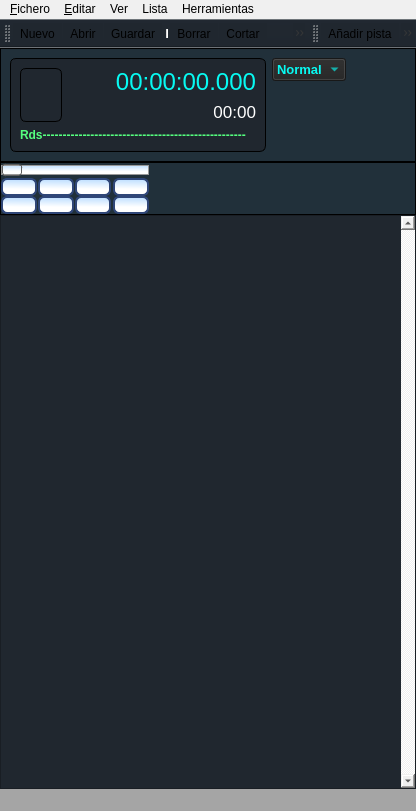
<?xml version="1.0" encoding="UTF-8"?>
<ui version="4.0">
 <class>FrmPlayer</class>
 <widget class="QMainWindow" name="FrmPlayer">
  <property name="geometry">
   <rect>
    <x>0</x>
    <y>0</y>
    <width>416</width>
    <height>811</height>
   </rect>
  </property>
  <property name="windowTitle">
   <string>MainWindow</string>
  </property>
  <property name="windowIcon">
   <iconset resource="radit.qrc">
    <normaloff>:/general/iconos/xradio-leo.svg</normaloff>:/general/iconos/xradio-leo.svg</iconset>
  </property>
  <property name="styleSheet">
   <string notr="true">background-color: rgb(240, 240, 240);</string>
  </property>
  <widget class="QWidget" name="centralwidget">
   <layout class="QVBoxLayout" name="verticalLayout">
    <property name="spacing">
     <number>0</number>
    </property>
    <property name="margin">
     <number>0</number>
    </property>
    <item>
     <widget class="QFrame" name="frame">
      <property name="sizePolicy">
       <sizepolicy hsizetype="Preferred" vsizetype="Preferred">
        <horstretch>0</horstretch>
        <verstretch>1</verstretch>
       </sizepolicy>
      </property>
      <property name="styleSheet">
       <string notr="true">background-color: rgb(33, 48, 58);
selection-background-color: rgb(255, 255, 255);

</string>
      </property>
      <property name="frameShape">
       <enum>QFrame::Panel</enum>
      </property>
      <property name="frameShadow">
       <enum>QFrame::Plain</enum>
      </property>
      <property name="lineWidth">
       <number>1</number>
      </property>
      <layout class="QHBoxLayout" name="horizontalLayout">
       <item>
        <widget class="QFrame" name="frame_2">
         <property name="sizePolicy">
          <sizepolicy hsizetype="Fixed" vsizetype="Preferred">
           <horstretch>3</horstretch>
           <verstretch>0</verstretch>
          </sizepolicy>
         </property>
         <property name="sizeIncrement">
          <size>
           <width>0</width>
           <height>0</height>
          </size>
         </property>
         <property name="styleSheet">
          <string notr="true">background-color: rgb(32, 39, 47);

     border-radius:6px;
   border: 1px solid #000000;</string>
         </property>
         <property name="frameShape">
          <enum>QFrame::Panel</enum>
         </property>
         <property name="frameShadow">
          <enum>QFrame::Plain</enum>
         </property>
         <property name="lineWidth">
          <number>3</number>
         </property>
         <property name="midLineWidth">
          <number>0</number>
         </property>
         <layout class="QGridLayout" name="gridLayout">
          <item row="1" column="0">
           <widget class="QVUMeter" name="Vumeter">
            <property name="sizePolicy">
             <sizepolicy hsizetype="Fixed" vsizetype="Preferred">
              <horstretch>0</horstretch>
              <verstretch>0</verstretch>
             </sizepolicy>
            </property>
            <property name="minimumSize">
             <size>
              <width>0</width>
              <height>0</height>
             </size>
            </property>
            <property name="maximumSize">
             <size>
              <width>42</width>
              <height>100</height>
             </size>
            </property>
            <property name="toolTip">
             <string>VU Meter</string>
            </property>
            <property name="whatsThis">
             <string>VU Meter</string>
            </property>
            <property name="colorBg">
             <color>
              <red>121</red>
              <green>136</green>
              <blue>177</blue>
             </color>
            </property>
            <property name="leftValue">
             <double>70.000000000000000</double>
            </property>
            <property name="rightValue">
             <double>87.000000000000000</double>
            </property>
            <property name="minValue">
             <double>0.000000000000000</double>
            </property>
            <property name="maxValue">
             <double>100.000000000000000</double>
            </property>
            <property name="dimValue" stdset="0">
             <number>9</number>
            </property>
           </widget>
          </item>
          <item row="1" column="2">
           <layout class="QVBoxLayout" name="verticalLayout_3">
            <item>
             <widget class="QLabel" name="Label">
              <property name="sizePolicy">
               <sizepolicy hsizetype="Preferred" vsizetype="Preferred">
                <horstretch>0</horstretch>
                <verstretch>0</verstretch>
               </sizepolicy>
              </property>
              <property name="font">
               <font>
                <family>Arial</family>
                <pointsize>18</pointsize>
               </font>
              </property>
              <property name="styleSheet">
               <string notr="true">color: rgb(7, 250, 242);
   border: 0px solid #4a9afd;</string>
              </property>
              <property name="frameShape">
               <enum>QFrame::NoFrame</enum>
              </property>
              <property name="frameShadow">
               <enum>QFrame::Plain</enum>
              </property>
              <property name="lineWidth">
               <number>0</number>
              </property>
              <property name="text">
               <string>00:00:00.000</string>
              </property>
              <property name="alignment">
               <set>Qt::AlignRight|Qt::AlignTrailing|Qt::AlignVCenter</set>
              </property>
             </widget>
            </item>
            <item>
             <widget class="QLabel" name="Label2">
              <property name="font">
               <font>
                <family>Arial</family>
                <pointsize>13</pointsize>
               </font>
              </property>
              <property name="styleSheet">
               <string notr="true">color: rgb(255, 255, 255);

  border: 0px solid #4a9afd;</string>
              </property>
              <property name="text">
               <string>00:00</string>
              </property>
              <property name="alignment">
               <set>Qt::AlignRight|Qt::AlignTrailing|Qt::AlignVCenter</set>
              </property>
             </widget>
            </item>
           </layout>
          </item>
          <item row="1" column="1">
           <spacer name="horizontalSpacer_3">
            <property name="orientation">
             <enum>Qt::Horizontal</enum>
            </property>
            <property name="sizeHint" stdset="0">
             <size>
              <width>83</width>
              <height>20</height>
             </size>
            </property>
           </spacer>
          </item>
          <item row="2" column="0" colspan="3">
           <widget class="QLabel" name="label_3">
            <property name="sizePolicy">
             <sizepolicy hsizetype="Fixed" vsizetype="Preferred">
              <horstretch>3</horstretch>
              <verstretch>0</verstretch>
             </sizepolicy>
            </property>
            <property name="font">
             <font>
              <weight>75</weight>
              <bold>true</bold>
             </font>
            </property>
            <property name="styleSheet">
             <string notr="true">color: rgb(85, 255, 127);
  border: 0px solid #4a9afd;</string>
            </property>
            <property name="text">
             <string>Rds---------------------------------------------------</string>
            </property>
            <property name="textFormat">
             <enum>Qt::AutoText</enum>
            </property>
            <property name="scaledContents">
             <bool>true</bool>
            </property>
            <property name="wordWrap">
             <bool>false</bool>
            </property>
            <property name="margin">
             <number>0</number>
            </property>
            <property name="indent">
             <number>0</number>
            </property>
           </widget>
          </item>
         </layout>
        </widget>
       </item>
       <item>
        <layout class="QVBoxLayout" name="verticalLayout_2">
         <item>
          <widget class="QComboBox" name="comboBox">
           <property name="font">
            <font>
             <pointsize>10</pointsize>
             <weight>75</weight>
             <bold>true</bold>
            </font>
           </property>
           <property name="styleSheet">
            <string notr="true">QComboBox {
     background-color: rgb(34, 34, 34);
    color: rgb(7, 250, 242);
	selection-color: rgb(7, 250, 242);

   selection-background-color: rgb(34, 34, 34);
	
 }

 QComboBox QAbstractItemView {
     
	background-color: rgb(34, 34, 34);
	color: rgb(255, 255, 255);

	
	selection-color: rgb(255, 255, 255);

	selection-background-color: #5d83bf;

 }</string>
           </property>
           <item>
            <property name="text">
             <string>Normal</string>
            </property>
           </item>
           <item>
            <property name="text">
             <string>Manual</string>
            </property>
           </item>
           <item>
            <property name="text">
             <string>Repetir</string>
            </property>
           </item>
          </widget>
         </item>
         <item>
          <spacer name="verticalSpacer">
           <property name="orientation">
            <enum>Qt::Vertical</enum>
           </property>
           <property name="sizeHint" stdset="0">
            <size>
             <width>20</width>
             <height>40</height>
            </size>
           </property>
          </spacer>
         </item>
        </layout>
       </item>
       <item>
        <spacer name="horizontalSpacer">
         <property name="orientation">
          <enum>Qt::Horizontal</enum>
         </property>
         <property name="sizeHint" stdset="0">
          <size>
           <width>107</width>
           <height>20</height>
          </size>
         </property>
        </spacer>
       </item>
      </layout>
     </widget>
    </item>
    <item>
     <widget class="QFrame" name="frame_3">
      <property name="sizePolicy">
       <sizepolicy hsizetype="Preferred" vsizetype="Preferred">
        <horstretch>0</horstretch>
        <verstretch>0</verstretch>
       </sizepolicy>
      </property>
      <property name="baseSize">
       <size>
        <width>0</width>
        <height>0</height>
       </size>
      </property>
      <property name="styleSheet">
       <string notr="true">background-color: rgb(33, 48, 58);</string>
      </property>
      <property name="frameShape">
       <enum>QFrame::Panel</enum>
      </property>
      <property name="frameShadow">
       <enum>QFrame::Plain</enum>
      </property>
      <layout class="QHBoxLayout" name="horizontalLayout_2">
       <property name="spacing">
        <number>0</number>
       </property>
       <property name="margin">
        <number>0</number>
       </property>
       <item>
        <layout class="QGridLayout" name="gridLayout_2">
         <property name="horizontalSpacing">
          <number>1</number>
         </property>
         <property name="verticalSpacing">
          <number>0</number>
         </property>
         <property name="leftMargin">
          <number>0</number>
         </property>
         <item row="0" column="0" colspan="5">
          <widget class="QSlider" name="Slider">
           <property name="sizePolicy">
            <sizepolicy hsizetype="Expanding" vsizetype="Fixed">
             <horstretch>0</horstretch>
             <verstretch>0</verstretch>
            </sizepolicy>
           </property>
           <property name="styleSheet">
            <string notr="true"> QSlider::groove:horizontal {
     border: 1px solid #999999;
     height: 8px; /* the groove expands to the size of the slider by default. by giving it a height, it has a fixed size */
background-color: qlineargradient(spread:pad, x1:0.98, y1:0.642, x2:1, y2:0.0113636, stop:0 rgba(255, 255, 255, 255), stop:1 rgba(187, 221, 255, 255));
   
     margin: 2px 0;
 }

 QSlider::handle:horizontal {
     background: qlineargradient(x1: 0, y1: 0, x2: 0, y2: 1,
                                       stop: 0 #5aa3fd, stop: 1 #1f406a);
     border: 1px solid #5c5c5c;
     width: 18px;
     margin: -2px 0; /* handle is placed by default on the contents rect of the groove. Expand outside the groove */
     border-radius: 3px;
 }
</string>
           </property>
           <property name="orientation">
            <enum>Qt::Horizontal</enum>
           </property>
          </widget>
         </item>
         <item row="1" column="0">
          <widget class="QPushButton" name="BtnPlay">
           <property name="sizePolicy">
            <sizepolicy hsizetype="Fixed" vsizetype="Fixed">
             <horstretch>0</horstretch>
             <verstretch>0</verstretch>
            </sizepolicy>
           </property>
           <property name="cursor">
            <cursorShape>PointingHandCursor</cursorShape>
           </property>
           <property name="autoFillBackground">
            <bool>false</bool>
           </property>
           <property name="styleSheet">
            <string notr="true">background-color: qlineargradient(spread:pad, x1:0.98, y1:0.642, x2:1, y2:0.0113636, stop:0 rgba(255, 255, 255, 255), stop:1 rgba(187, 221, 255, 255));

 border: 2px solid #2f4678;

     border-radius:6px;

    </string>
           </property>
           <property name="text">
            <string/>
           </property>
           <property name="icon">
            <iconset resource="radit.qrc">
             <normaloff>:/newPrefix/iconos/player/play.png</normaloff>:/newPrefix/iconos/player/play.png</iconset>
           </property>
           <property name="iconSize">
            <size>
             <width>50</width>
             <height>30</height>
            </size>
           </property>
          </widget>
         </item>
         <item row="1" column="1">
          <widget class="QPushButton" name="BtnPause">
           <property name="sizePolicy">
            <sizepolicy hsizetype="Fixed" vsizetype="Fixed">
             <horstretch>0</horstretch>
             <verstretch>0</verstretch>
            </sizepolicy>
           </property>
           <property name="autoFillBackground">
            <bool>false</bool>
           </property>
           <property name="styleSheet">
            <string notr="true">background-color: qlineargradient(spread:pad, x1:0.98, y1:0.642, x2:1, y2:0.0113636, stop:0 rgba(255, 255, 255, 255), stop:1 rgba(187, 221, 255, 255));

 border: 2px solid #2f4678;

     border-radius:6px;

    </string>
           </property>
           <property name="text">
            <string/>
           </property>
           <property name="icon">
            <iconset resource="radit.qrc">
             <normaloff>:/newPrefix/iconos/player/pause.png</normaloff>:/newPrefix/iconos/player/pause.png</iconset>
           </property>
           <property name="iconSize">
            <size>
             <width>50</width>
             <height>30</height>
            </size>
           </property>
          </widget>
         </item>
         <item row="1" column="2">
          <widget class="QPushButton" name="BtnStop">
           <property name="sizePolicy">
            <sizepolicy hsizetype="Fixed" vsizetype="Fixed">
             <horstretch>0</horstretch>
             <verstretch>0</verstretch>
            </sizepolicy>
           </property>
           <property name="autoFillBackground">
            <bool>false</bool>
           </property>
           <property name="styleSheet">
            <string notr="true">background-color: qlineargradient(spread:pad, x1:0.98, y1:0.642, x2:1, y2:0.0113636, stop:0 rgba(255, 255, 255, 255), stop:1 rgba(187, 221, 255, 255));

 border: 2px solid #2f4678;

     border-radius:6px;

    </string>
           </property>
           <property name="text">
            <string/>
           </property>
           <property name="icon">
            <iconset resource="radit.qrc">
             <normaloff>:/newPrefix/iconos/player/stop.png</normaloff>:/newPrefix/iconos/player/stop.png</iconset>
           </property>
           <property name="iconSize">
            <size>
             <width>50</width>
             <height>30</height>
            </size>
           </property>
          </widget>
         </item>
         <item row="2" column="0">
          <widget class="QPushButton" name="BtnAtras">
           <property name="sizePolicy">
            <sizepolicy hsizetype="Fixed" vsizetype="Fixed">
             <horstretch>0</horstretch>
             <verstretch>0</verstretch>
            </sizepolicy>
           </property>
           <property name="styleSheet">
            <string notr="true">background-color: qlineargradient(spread:pad, x1:0.98, y1:0.642, x2:1, y2:0.0113636, stop:0 rgba(255, 255, 255, 255), stop:1 rgba(187, 221, 255, 255));

 border: 2px solid #2f4678;

     border-radius:6px;
</string>
           </property>
           <property name="icon">
            <iconset resource="radit.qrc">
             <normaloff>:/newPrefix/iconos/player/retroceso.png</normaloff>:/newPrefix/iconos/player/retroceso.png</iconset>
           </property>
           <property name="iconSize">
            <size>
             <width>50</width>
             <height>30</height>
            </size>
           </property>
          </widget>
         </item>
         <item row="2" column="1">
          <widget class="QPushButton" name="BtnAlante">
           <property name="sizePolicy">
            <sizepolicy hsizetype="Fixed" vsizetype="Fixed">
             <horstretch>0</horstretch>
             <verstretch>0</verstretch>
            </sizepolicy>
           </property>
           <property name="styleSheet">
            <string notr="true">background-color: qlineargradient(spread:pad, x1:0.98, y1:0.642, x2:1, y2:0.0113636, stop:0 rgba(255, 255, 255, 255), stop:1 rgba(187, 221, 255, 255));

 border: 2px solid #2f4678;

     border-radius:6px;
</string>
           </property>
           <property name="icon">
            <iconset resource="radit.qrc">
             <normaloff>:/newPrefix/iconos/player/avance.png</normaloff>:/newPrefix/iconos/player/avance.png</iconset>
           </property>
           <property name="iconSize">
            <size>
             <width>50</width>
             <height>30</height>
            </size>
           </property>
          </widget>
         </item>
         <item row="1" column="4">
          <widget class="QPushButton" name="BtnLoop">
           <property name="styleSheet">
            <string notr="true">background-color: qlineargradient(spread:pad, x1:0.98, y1:0.642, x2:1, y2:0.0113636, stop:0 rgba(255, 255, 255, 255), stop:1 rgba(187, 221, 255, 255));

 border: 2px solid #2f4678;

     border-radius:6px;
</string>
           </property>
           <property name="icon">
            <iconset resource="radit.qrc">
             <normaloff>:/newPrefix/iconos/player/loop.png</normaloff>:/newPrefix/iconos/player/loop.png</iconset>
           </property>
           <property name="iconSize">
            <size>
             <width>50</width>
             <height>30</height>
            </size>
           </property>
          </widget>
         </item>
         <item row="2" column="4">
          <widget class="QPushButton" name="BtnPurge">
           <property name="styleSheet">
            <string notr="true">background-color: qlineargradient(spread:pad, x1:0.98, y1:0.642, x2:1, y2:0.0113636, stop:0 rgba(255, 255, 255, 255), stop:1 rgba(187, 221, 255, 255));

 border: 2px solid #2f4678;

     border-radius:6px;
</string>
           </property>
           <property name="icon">
            <iconset resource="radit.qrc">
             <normaloff>:/newPrefix/iconos/player/purge.png</normaloff>:/newPrefix/iconos/player/purge.png</iconset>
           </property>
           <property name="iconSize">
            <size>
             <width>50</width>
             <height>30</height>
            </size>
           </property>
          </widget>
         </item>
         <item row="2" column="2">
          <widget class="QPushButton" name="BtnPisador">
           <property name="sizePolicy">
            <sizepolicy hsizetype="Fixed" vsizetype="Fixed">
             <horstretch>0</horstretch>
             <verstretch>0</verstretch>
            </sizepolicy>
           </property>
           <property name="styleSheet">
            <string notr="true">background-color: qlineargradient(spread:pad, x1:0.98, y1:0.642, x2:1, y2:0.0113636, stop:0 rgba(255, 255, 255, 255), stop:1 rgba(187, 221, 255, 255));

 border: 2px solid #2f4678;

     border-radius:6px;
</string>
           </property>
           <property name="icon">
            <iconset resource="radit.qrc">
             <normaloff>:/newPrefix/iconos/player/pisador.png</normaloff>:/newPrefix/iconos/player/pisador.png</iconset>
           </property>
           <property name="iconSize">
            <size>
             <width>50</width>
             <height>30</height>
            </size>
           </property>
          </widget>
         </item>
        </layout>
       </item>
       <item>
        <spacer name="horizontalSpacer_2">
         <property name="orientation">
          <enum>Qt::Horizontal</enum>
         </property>
         <property name="sizeHint" stdset="0">
          <size>
           <width>106</width>
           <height>20</height>
          </size>
         </property>
        </spacer>
       </item>
      </layout>
     </widget>
    </item>
    <item>
     <widget class="QScrollArea" name="Lista">
      <property name="sizePolicy">
       <sizepolicy hsizetype="Expanding" vsizetype="Expanding">
        <horstretch>0</horstretch>
        <verstretch>7</verstretch>
       </sizepolicy>
      </property>
      <property name="styleSheet">
       <string notr="true">background-color: rgb(32, 39, 47);

	
	color: rgb(7, 250, 242);
	</string>
      </property>
      <property name="verticalScrollBarPolicy">
       <enum>Qt::ScrollBarAlwaysOn</enum>
      </property>
      <property name="widgetResizable">
       <bool>true</bool>
      </property>
      <widget class="QWidget" name="scrollAreaWidgetContents">
       <property name="geometry">
        <rect>
         <x>0</x>
         <y>0</y>
         <width>397</width>
         <height>530</height>
        </rect>
       </property>
      </widget>
     </widget>
    </item>
   </layout>
  </widget>
  <widget class="QMenuBar" name="menubar">
   <property name="geometry">
    <rect>
     <x>0</x>
     <y>0</y>
     <width>416</width>
     <height>18</height>
    </rect>
   </property>
   <property name="styleSheet">
    <string notr="true">QMenuBar {
  
	background-color: rgb(34, 34, 34);
	color: rgb(255, 255, 255);
 }

 QMenuBar::item {
     spacing: 3px; /* spacing between menu bar items */
     padding: 1px 4px;
     background: transparent;
     border-radius: 4px;
 }

 QMenuBar::item:selected { /* when selected using mouse or keyboard */
     background: #5d83bf;
 }

 QMenuBar::item:pressed {
     background: #5d83bf;
 }
Customiz</string>
   </property>
   <property name="nativeMenuBar">
    <bool>true</bool>
   </property>
   <widget class="QMenu" name="menuFile">
    <property name="styleSheet">
     <string notr="true">
 QMenu {
  background-color: rgb(34, 34, 34);
color: rgb(255, 255, 255);
     border: 1px solid black;
 }

 QMenu::item {
     /* sets background of menu item. set this to something non-transparent
         if you want menu color and menu item color to be different */
     background-color: transparent;
 }

 QMenu::item:selected { /* when user selects item using mouse or keyboard */
   /*  background-color: #654321;*/

background-color: qlineargradient(spread:pad, x1:1, y1:1, x2:1, y2:0, stop:0 rgba(129, 166, 226, 255), stop:1 rgba(93, 131, 190, 255));
 }
For a mor
</string>
    </property>
    <property name="title">
     <string>&amp;Fichero</string>
    </property>
    <addaction name="actionNuevo"/>
    <addaction name="actionAbrir"/>
    <addaction name="actionGuardar"/>
    <addaction name="actionGuardar_Como"/>
    <addaction name="separator"/>
    <addaction name="actionRecent"/>
    <addaction name="separator"/>
    <addaction name="actionSalir"/>
   </widget>
   <widget class="QMenu" name="menuEdit">
    <property name="styleSheet">
     <string notr="true">
 QMenu {
  background-color: rgb(34, 34, 34);
color: rgb(255, 255, 255);
     border: 1px solid black;
 }

 QMenu::item {
     /* sets background of menu item. set this to something non-transparent
         if you want menu color and menu item color to be different */
     background-color: transparent;
 }

 QMenu::item:selected { /* when user selects item using mouse or keyboard */
   /*  background-color: #654321;*/

background-color: qlineargradient(spread:pad, x1:1, y1:1, x2:1, y2:0, stop:0 rgba(129, 166, 226, 255), stop:1 rgba(93, 131, 190, 255));
 }
For a mor
 </string>
    </property>
    <property name="title">
     <string>&amp;Editar</string>
    </property>
    <addaction name="actionCortar"/>
    <addaction name="actionCopiar"/>
    <addaction name="actionPegar"/>
    <addaction name="actionBorrar"/>
   </widget>
   <widget class="QMenu" name="menuLista">
    <property name="styleSheet">
     <string notr="true">
 QMenu {
  background-color: rgb(34, 34, 34);
color: rgb(255, 255, 255);
     border: 1px solid black;
 }

 QMenu::item {
     /* sets background of menu item. set this to something non-transparent
         if you want menu color and menu item color to be different */
     background-color: transparent;
 }

 QMenu::item:selected { /* when user selects item using mouse or keyboard */
   /*  background-color: #654321;*/

background-color: qlineargradient(spread:pad, x1:1, y1:1, x2:1, y2:0, stop:0 rgba(129, 166, 226, 255), stop:1 rgba(93, 131, 190, 255));
 }
For a mor
 </string>
    </property>
    <property name="title">
     <string>Lista</string>
    </property>
    <widget class="QMenu" name="menuComandos">
     <property name="title">
      <string>Comandos</string>
     </property>
     <addaction name="actionAddStop"/>
    </widget>
    <widget class="QMenu" name="menuHTH">
     <property name="title">
      <string>HTH</string>
     </property>
     <property name="icon">
      <iconset resource="radit.qrc">
       <normaloff>:/newPrefix/iconos/menu/hth.png</normaloff>:/newPrefix/iconos/menu/hth.png</iconset>
     </property>
     <addaction name="actionAddHora"/>
     <addaction name="actionAddTemperatura"/>
     <addaction name="actionAddHumedad"/>
    </widget>
    <addaction name="actionAddPista"/>
    <addaction name="menuComandos"/>
    <addaction name="menuHTH"/>
   </widget>
   <widget class="QMenu" name="menuVer">
    <property name="styleSheet">
     <string notr="true">
 QMenu {
  background-color: rgb(34, 34, 34);
color: rgb(255, 255, 255);
     border: 1px solid black;
 }

 QMenu::item {
     /* sets background of menu item. set this to something non-transparent
         if you want menu color and menu item color to be different */
     background-color: transparent;
 }

 QMenu::item:selected { /* when user selects item using mouse or keyboard */
   /*  background-color: #654321;*/

background-color: qlineargradient(spread:pad, x1:1, y1:1, x2:1, y2:0, stop:0 rgba(129, 166, 226, 255), stop:1 rgba(93, 131, 190, 255));
 }
For a mor
 </string>
    </property>
    <property name="title">
     <string>Ver</string>
    </property>
    <widget class="QMenu" name="menuBarraHerramientas">
     <property name="title">
      <string>Barra de herramientas</string>
     </property>
     <addaction name="actionFichero"/>
     <addaction name="actionLista"/>
    </widget>
    <addaction name="menuBarraHerramientas"/>
   </widget>
   <widget class="QMenu" name="menuHerramientas">
    <property name="styleSheet">
     <string notr="true">
 QMenu {
  background-color: rgb(34, 34, 34);
color: rgb(255, 255, 255);
     border: 1px solid black;
 }

 QMenu::item {
     /* sets background of menu item. set this to something non-transparent
         if you want menu color and menu item color to be different */
     background-color: transparent;
 }

 QMenu::item:selected { /* when user selects item using mouse or keyboard */
   /*  background-color: #654321;*/

background-color: qlineargradient(spread:pad, x1:1, y1:1, x2:1, y2:0, stop:0 rgba(129, 166, 226, 255), stop:1 rgba(93, 131, 190, 255));
 }
For a mor
 </string>
    </property>
    <property name="title">
     <string>Herramientas</string>
    </property>
    <addaction name="actionPreferencias"/>
   </widget>
   <addaction name="menuFile"/>
   <addaction name="menuEdit"/>
   <addaction name="menuVer"/>
   <addaction name="menuLista"/>
   <addaction name="menuHerramientas"/>
  </widget>
  <widget class="QStatusBar" name="statusbar">
   <property name="styleSheet">
    <string notr="true">background-color: rgb(165, 165, 165);</string>
   </property>
  </widget>
  <widget class="QToolBar" name="toolBar">
   <property name="contextMenuPolicy">
    <enum>Qt::CustomContextMenu</enum>
   </property>
   <property name="styleSheet">
    <string notr="true">

QToolBar {
      background-color: rgb(32, 39, 47);

      
     }


QToolButton { /* all types of tool button */
     background-color: rgb(32, 39, 47);

     }

QToolButton:hover {
  background-color: qlineargradient(spread:pad, x1:1, y1:1, x2:1, y2:0, stop:0 rgba(129, 166, 226, 255), stop:1 rgba(93, 131, 190, 255));
 }

 </string>
   </property>
   <property name="floatable">
    <bool>false</bool>
   </property>
   <attribute name="toolBarArea">
    <enum>TopToolBarArea</enum>
   </attribute>
   <attribute name="toolBarBreak">
    <bool>false</bool>
   </attribute>
   <addaction name="actionNuevo"/>
   <addaction name="actionAbrir"/>
   <addaction name="actionGuardar"/>
   <addaction name="separator"/>
   <addaction name="actionBorrar"/>
   <addaction name="actionCortar"/>
   <addaction name="actionCopiar"/>
   <addaction name="actionPegar"/>
  </widget>
  <widget class="QToolBar" name="toolBar2">
   <property name="contextMenuPolicy">
    <enum>Qt::CustomContextMenu</enum>
   </property>
   <property name="styleSheet">
    <string notr="true">

QToolBar {
      background-color: rgb(32, 39, 47);

      
     }


QToolButton { /* all types of tool button */
     background-color: rgb(32, 39, 47);

     }

QToolButton:hover {
  background-color: qlineargradient(spread:pad, x1:1, y1:1, x2:1, y2:0, stop:0 rgba(129, 166, 226, 255), stop:1 rgba(93, 131, 190, 255));
 }</string>
   </property>
   <property name="floatable">
    <bool>false</bool>
   </property>
   <attribute name="toolBarArea">
    <enum>TopToolBarArea</enum>
   </attribute>
   <attribute name="toolBarBreak">
    <bool>false</bool>
   </attribute>
   <addaction name="actionAddPista"/>
   <addaction name="actionAddHora"/>
   <addaction name="actionAddTemperatura"/>
   <addaction name="actionAddHumedad"/>
  </widget>
  <action name="actionNuevo">
   <property name="icon">
    <iconset resource="radit.qrc">
     <normaloff>:/newPrefix/iconos/menu/filenew.png</normaloff>:/newPrefix/iconos/menu/filenew.png</iconset>
   </property>
   <property name="text">
    <string>Nuevo</string>
   </property>
   <property name="shortcut">
    <string>Ctrl+N</string>
   </property>
  </action>
  <action name="actionAbrir">
   <property name="icon">
    <iconset resource="radit.qrc">
     <normaloff>:/newPrefix/iconos/menu/fileopen.png</normaloff>:/newPrefix/iconos/menu/fileopen.png</iconset>
   </property>
   <property name="text">
    <string>Abrir</string>
   </property>
   <property name="shortcut">
    <string>Ctrl+O</string>
   </property>
  </action>
  <action name="actionGuardar">
   <property name="icon">
    <iconset resource="radit.qrc">
     <normaloff>:/newPrefix/iconos/menu/filesave.png</normaloff>:/newPrefix/iconos/menu/filesave.png</iconset>
   </property>
   <property name="text">
    <string>Guardar</string>
   </property>
   <property name="shortcut">
    <string>Ctrl+S</string>
   </property>
  </action>
  <action name="actionGuardar_Como">
   <property name="text">
    <string>Guardar Como...</string>
   </property>
  </action>
  <action name="actionCortar">
   <property name="icon">
    <iconset resource="radit.qrc">
     <normaloff>:/newPrefix/iconos/menu/cut.png</normaloff>:/newPrefix/iconos/menu/cut.png</iconset>
   </property>
   <property name="text">
    <string>Cortar</string>
   </property>
   <property name="shortcut">
    <string>Ctrl+X</string>
   </property>
  </action>
  <action name="actionCopiar">
   <property name="icon">
    <iconset resource="radit.qrc">
     <normaloff>:/newPrefix/iconos/menu/copy.png</normaloff>:/newPrefix/iconos/menu/copy.png</iconset>
   </property>
   <property name="text">
    <string>Copiar</string>
   </property>
   <property name="shortcut">
    <string>Ctrl+C</string>
   </property>
  </action>
  <action name="actionRecent">
   <property name="text">
    <string>Recent</string>
   </property>
  </action>
  <action name="actionSalir">
   <property name="text">
    <string>Salir</string>
   </property>
  </action>
  <action name="actionPegar">
   <property name="icon">
    <iconset resource="radit.qrc">
     <normaloff>:/newPrefix/iconos/menu/paste.png</normaloff>:/newPrefix/iconos/menu/paste.png</iconset>
   </property>
   <property name="text">
    <string>Pegar</string>
   </property>
   <property name="shortcut">
    <string>Ctrl+V</string>
   </property>
  </action>
  <action name="actionBorrar">
   <property name="icon">
    <iconset resource="radit.qrc">
     <normaloff>:/newPrefix/iconos/menu/delete.png</normaloff>:/newPrefix/iconos/menu/delete.png</iconset>
   </property>
   <property name="text">
    <string>Borrar</string>
   </property>
   <property name="shortcut">
    <string>Del</string>
   </property>
  </action>
  <action name="actionAddPista">
   <property name="icon">
    <iconset resource="radit.qrc">
     <normaloff>:/newPrefix/iconos/menu/añadir.png</normaloff>:/newPrefix/iconos/menu/añadir.png</iconset>
   </property>
   <property name="text">
    <string>Añadir pista...</string>
   </property>
   <property name="shortcut">
    <string>Ctrl+A</string>
   </property>
  </action>
  <action name="actionAddStop">
   <property name="icon">
    <iconset resource="radit.qrc">
     <normaloff>:/newPrefix/iconos/player/stop.png</normaloff>:/newPrefix/iconos/player/stop.png</iconset>
   </property>
   <property name="text">
    <string>Añadir comando stop</string>
   </property>
  </action>
  <action name="actionAddHora">
   <property name="icon">
    <iconset resource="radit.qrc">
     <normaloff>:/newPrefix/iconos/menu/relog.png</normaloff>:/newPrefix/iconos/menu/relog.png</iconset>
   </property>
   <property name="text">
    <string>Añadir locución de hora</string>
   </property>
   <property name="shortcut">
    <string>Ctrl+H</string>
   </property>
  </action>
  <action name="actionAddTemperatura">
   <property name="icon">
    <iconset resource="radit.qrc">
     <normaloff>:/newPrefix/iconos/menu/sol.png</normaloff>:/newPrefix/iconos/menu/sol.png</iconset>
   </property>
   <property name="text">
    <string>Añadir locución de temperatura</string>
   </property>
  </action>
  <action name="actionAddHumedad">
   <property name="icon">
    <iconset resource="radit.qrc">
     <normaloff>:/newPrefix/iconos/menu/nube.png</normaloff>:/newPrefix/iconos/menu/nube.png</iconset>
   </property>
   <property name="text">
    <string>Añadir locución humedad</string>
   </property>
  </action>
  <action name="actionFichero">
   <property name="checkable">
    <bool>true</bool>
   </property>
   <property name="checked">
    <bool>true</bool>
   </property>
   <property name="text">
    <string>Fichero</string>
   </property>
  </action>
  <action name="actionLista">
   <property name="checkable">
    <bool>true</bool>
   </property>
   <property name="checked">
    <bool>true</bool>
   </property>
   <property name="text">
    <string>Lista</string>
   </property>
  </action>
  <action name="actionPreferencias">
   <property name="icon">
    <iconset resource="radit.qrc">
     <normaloff>:/newPrefix/iconos/menu/preferencias.png</normaloff>:/newPrefix/iconos/menu/preferencias.png</iconset>
   </property>
   <property name="text">
    <string>Preferencias</string>
   </property>
  </action>
 </widget>
 <customwidgets>
  <customwidget>
   <class>QVUMeter</class>
   <extends>QWidget</extends>
   <header>qvumeter.h</header>
  </customwidget>
 </customwidgets>
 <resources>
  <include location="radit.qrc"/>
 </resources>
 <connections/>
</ui>
